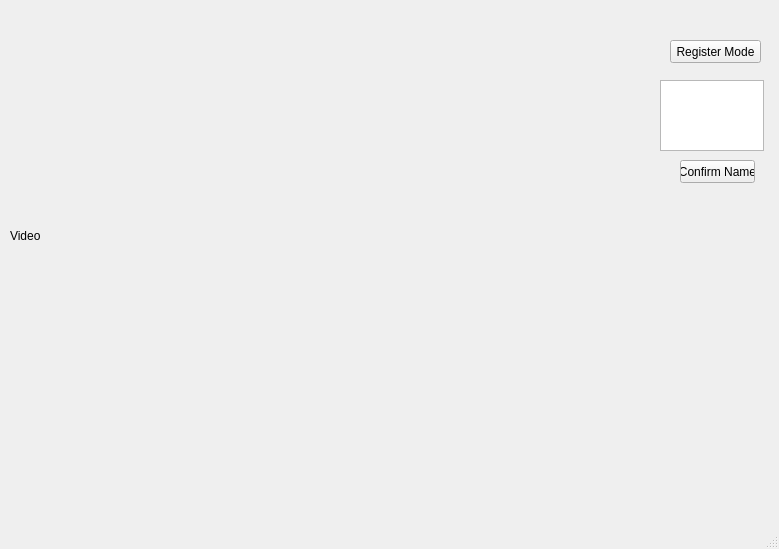
<?xml version="1.0" encoding="UTF-8"?>
<ui version="4.0">
 <class>MainWindow</class>
 <widget class="QMainWindow" name="MainWindow">
  <property name="geometry">
   <rect>
    <x>0</x>
    <y>0</y>
    <width>779</width>
    <height>549</height>
   </rect>
  </property>
  <property name="windowTitle">
   <string>MainWindow</string>
  </property>
  <widget class="QWidget" name="centralwidget">
   <widget class="QLabel" name="label">
    <property name="geometry">
     <rect>
      <x>10</x>
      <y>0</y>
      <width>641</width>
      <height>471</height>
     </rect>
    </property>
    <property name="text">
     <string>Video</string>
    </property>
   </widget>
   <widget class="QPushButton" name="pushButton">
    <property name="geometry">
     <rect>
      <x>670</x>
      <y>40</y>
      <width>91</width>
      <height>23</height>
     </rect>
    </property>
    <property name="text">
     <string>Register Mode</string>
    </property>
   </widget>
   <widget class="QTextEdit" name="textEdit">
    <property name="geometry">
     <rect>
      <x>660</x>
      <y>80</y>
      <width>104</width>
      <height>71</height>
     </rect>
    </property>
   </widget>
   <widget class="QPushButton" name="pushButton_2">
    <property name="geometry">
     <rect>
      <x>680</x>
      <y>160</y>
      <width>75</width>
      <height>23</height>
     </rect>
    </property>
    <property name="text">
     <string>Confirm Name</string>
    </property>
   </widget>
  </widget>
  <widget class="QMenuBar" name="menubar">
   <property name="geometry">
    <rect>
     <x>0</x>
     <y>0</y>
     <width>779</width>
     <height>21</height>
    </rect>
   </property>
  </widget>
  <widget class="QStatusBar" name="statusbar"/>
 </widget>
 <resources/>
 <connections/>
</ui>
